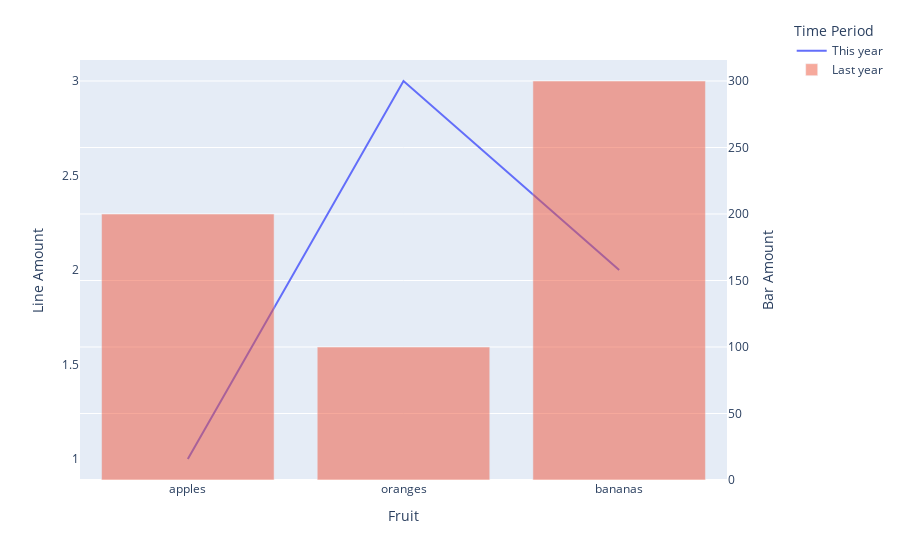

The cell this chart's notebook holds for it:
### Code cell
import plotly.express as px
import plotly.graph_objects as go

fruits = ["apples", "oranges", "bananas"]
line_values = [1, 3, 2]
bar_values = [200, 100, 300]

# Line grafiği
fig = px.line(x=fruits, y=line_values, color=px.Constant("This year"),
              labels=dict(x="Fruit", y="Line Amount", color="Time Period"))

# Çubuk grafiği
fig.add_trace(go.Bar(x=fruits, y=bar_values, name="Last year", yaxis="y2", opacity=.5))

# Y eksenini ekleyerek konfigürasyonu ayarla
fig.update_layout(
    yaxis=dict(title="Line Amount", side="left", showgrid=False),
    yaxis2=dict(title="Bar Amount", overlaying="y", side="right"),
    legend=dict(y=1.1, x=1.1)
)

# Grafik göster
fig.show()

### Figure 1 — Plotly figure (JSON) as saved in the notebook; plotly's stock layout.template omitted (floating-point values rounded to 4 significant figures)
{"data": [{"hovertemplate": "Time Period=This year<br>Fruit=%{x}<br>Line Amount=%{y}<extra></extra>", "legendgroup": "This year", "line": {"color": "#636efa", "dash": "solid"}, "marker": {"symbol": "circle"}, "mode": "lines", "name": "This year", "orientation": "v", "showlegend": true, "type": "scatter", "x": ["apples", "oranges", "bananas"], "xaxis": "x", "y": [1, 3, 2], "yaxis": "y"}, {"name": "Last year", "opacity": 0.5, "type": "bar", "x": ["apples", "oranges", "bananas"], "y": [200, 100, 300], "yaxis": "y2"}], "layout": {"legend": {"title": {"text": "Time Period"}, "tracegroupgap": 0, "x": 1.1, "y": 1.1}, "margin": {"t": 60}, "xaxis": {"anchor": "y", "domain": [0, 1], "title": {"text": "Fruit"}}, "yaxis": {"anchor": "x", "domain": [0, 1], "showgrid": false, "side": "left", "title": {"text": "Line Amount"}}, "yaxis2": {"overlaying": "y", "side": "right", "title": {"text": "Bar Amount"}}}}
